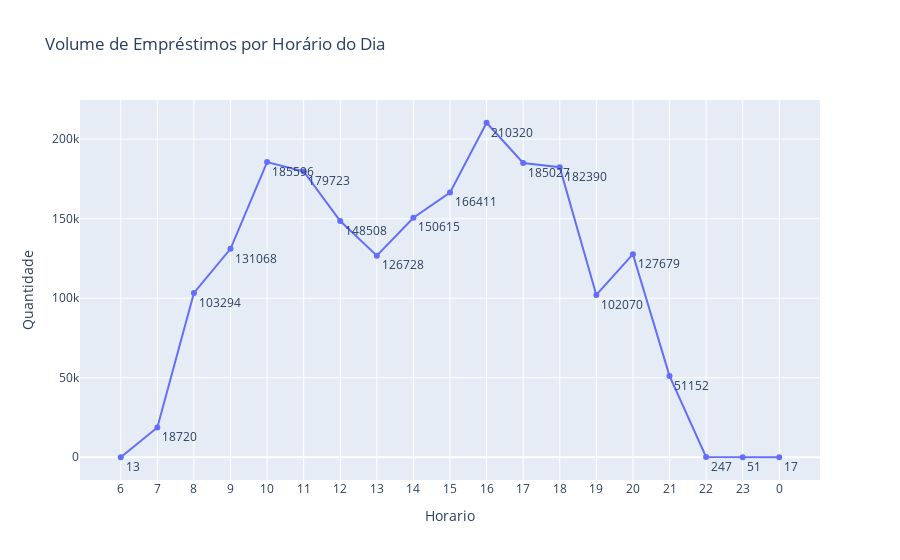

Write notebook code for a chart like this one.
### Code cell
# Criação do grafico de linhas para a analise de distribuição por hora do dia
fig = px.line(
    hora_emprestimo,
    x='hora_emprestimo',
    y='count',
    title='Volume de Empréstimos por Horário do Dia',
    text='count',
    labels={
        'hora_emprestimo':'Horario',
        'count':'Quantidade',
    }
)

fig.update_traces(textposition='bottom right')

nome_arquivo = 'img/resultados_graficos/melhor_horario.png'

if not os.path.exists(nome_arquivo):
    fig.write_image(nome_arquivo)
    print("Arquivo criado!")
else:
    print("Arquivo ja existe")

fig.show()

### Figure 1 — Plotly figure (JSON) as saved in the notebook; plotly's stock layout.template omitted (floating-point values rounded to 4 significant figures)
{"data": [{"hovertemplate": "Horario=%{x}<br>Quantidade=%{text}<extra></extra>", "legendgroup": "", "line": {"color": "#636efa", "dash": "solid"}, "marker": {"symbol": "circle"}, "mode": "lines+markers+text", "name": "", "orientation": "v", "showlegend": false, "text": [13.0, 18720.0, 103300.0, 131100.0, 185600.0, 179700.0, 148500.0, 126700.0, 150600.0, 166400.0, 210300.0, 185000.0, 182400.0, 102100.0, 127700.0, 51150.0, 247.0, 51.0, 17.0], "textposition": "bottom right", "type": "scatter", "x": ["6", "7", "8", "9", "10", "11", "12", "13", "14", "15", "16", "17", "18", "19", "20", "21", "22", "23", "0"], "xaxis": "x", "y": [13, 18720, 103294, 131068, 185596, 179723, 148508, 126728, 150615, 166411, 210320, 185027, 182390, 102070, 127679, 51152, 247, 51, 17], "yaxis": "y"}], "layout": {"legend": {"tracegroupgap": 0}, "title": {"text": "Volume de Empréstimos por Horário do Dia"}, "xaxis": {"anchor": "y", "domain": [0, 1], "title": {"text": "Horario"}}, "yaxis": {"anchor": "x", "domain": [0, 1], "title": {"text": "Quantidade"}}}}
